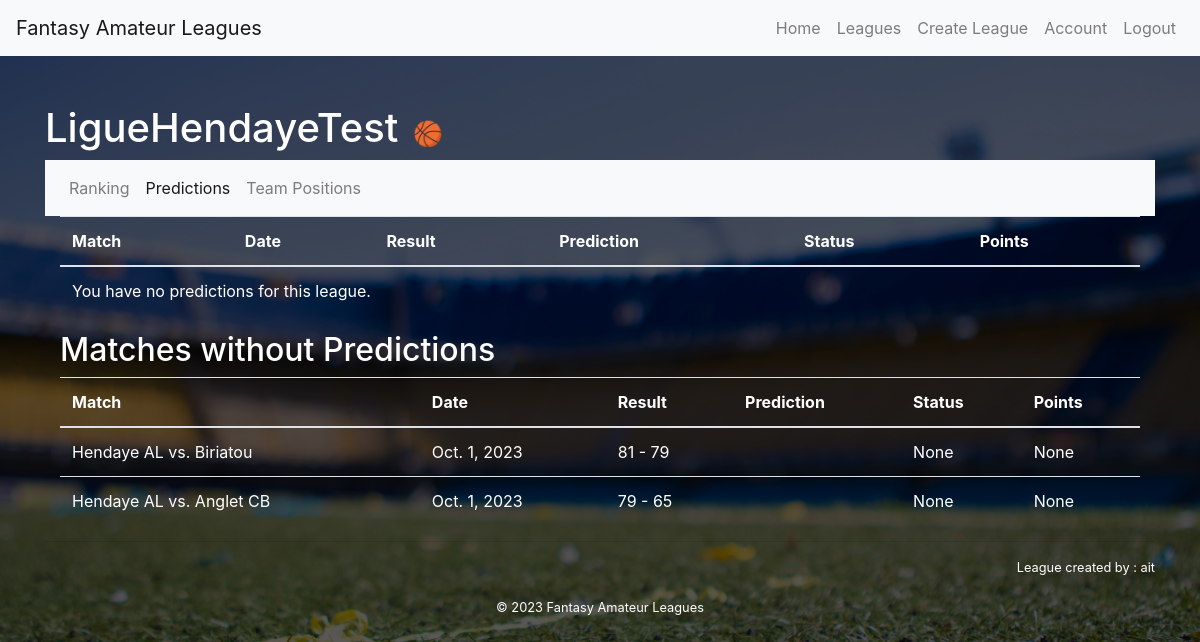
Screenshot of /leagues/1/predictions/ (signed in) with the database file from the repository.
### core/models.py (models this page shows, shortened)
class League(models.Model):
    name = models.CharField(max_length=255)
    sport = models.ForeignKey(Sport, on_delete=models.CASCADE)
    creator = models.ForeignKey(User, on_delete=models.CASCADE, related_name='created_leagues')
    members = models.ManyToManyField(User, through='Membership')
    country = models.CharField(max_length=255, default='France')
    date_created = models.DateTimeField(auto_now_add=True)
    pending_requests = models.ManyToManyField(User, related_name='pending_league_requests')

class Match(models.Model):
    league = models.ForeignKey(League, on_delete=models.CASCADE)
    team1 = models.ForeignKey(Team, related_name='matches_as_team1', on_delete=models.CASCADE)
    team2 = models.ForeignKey(Team, related_name='matches_as_team2', on_delete=models.CASCADE)
    match_date = models.DateField()
    result_team1 = models.PositiveIntegerField(null=True, blank=True)
    result_team2 = models.PositiveIntegerField(null=True, blank=True)

class Team(models.Model):
    name = models.CharField(max_length=255)
    league = models.ForeignKey(League, on_delete=models.CASCADE)
    sport = models.ForeignKey(Sport, on_delete=models.CASCADE)
    members = models.ManyToManyField(User, through='TeamMembership')
    def __str__(self):
        return self.name

### leagues/views.py (the view)
# urls.py: path('<int:league_id>/predictions/', views.league_predictions, name='league_predictions'),
@login_required
def league_predictions(request, league_id):
    league = get_object_or_404(League, id=league_id)
    is_creator = league.creator == request.user
    user_predictions = UserPrediction.objects.filter(user=request.user, match__league=league)
    predictions_data = []
    matches_with_predictions = []
    matches_without_predictions = []
    current_date = datetime.now().date()
    all_matches = Match.objects.filter(league=league).order_by('-match_date')
    for match in all_matches:
        user_prediction = user_predictions.filter(match=match).first()
        total_points = 0
        if user_prediction:
            score = calculate_score(league.sport, user_prediction, match)
            total_points += score
            if score > 10:
                status = 'Win'
            else:
                if match.result_team1 is None and match.result_team2 is None:
                    status = 'Not Played'
                else:
                    status = 'Lose'
            predictions_data.append({
                'match': match,
                'result_team1': match.result_team1,
                'result_team2': match.result_team2,
                'prediction_team1': user_prediction.prediction_team1,
                'prediction_team2': user_prediction.prediction_team2,
                'status': status,
                'points': score,
            })
            matches_with_predictions.append(match)
        else:
            matches_without_predictions.append(match)
    one_day_before_match_dates = {}
    for match in all_matches:
        one_day_before_match_dates[match.id] = match.match_date - timedelta(days=1)
    context = {
        'league': league,
        'predictions_data': predictions_data,
        'matches_with_predictions': matches_with_predictions,
        'matches_without_predictions': matches_without_predictions,
        'user': request.user,
        'is_creator': is_creator,
        'one_day_before_match_dates': one_day_before_match_dates,
        'current_date': current_date,
    }
    return render(request, 'leagues/league_predictions.html', context)

### leagues/templatetags/custom_filters.py (called while the page is built)
@register.filter
def can_edit_match(match_date):
    today = match_date.today()
    one_day_before = today - timedelta(days=1)
    return match_date > one_day_before

### templates/leagues/league_predictions.html (shortened to what this page needs)
{% extends 'base.html' %}
{% load static %}
{% load custom_filters %}
{% block content %}
  <h1>
      {{ league.name }}
      {% if league.sport.id == 2 %}
      <span class="icon">&#127936;</span>
      {% endif %}
  </h1>
  <nav class="navbar navbar-expand-lg navbar-light bg-light">
    <ul class="navbar-nav">
      <li class="nav-item">
        <a class="nav-link" href="{% url 'league' league.id %}">Ranking</a>
      </li>
      <li class="nav-item active">
        <a class="nav-link" href="{% url 'league_predictions' league.id %}">Predictions</a>
      </li>
      <li class="nav-item">
        <a class="nav-link" href="{% url 'league_positions' league.id %}">Team Positions</a>
      </li>
    </ul>
  </nav>
  <div class="container">
    <div>
      <table class="table">
        <thead>
          <tr>
            <th>Match</th>
            <th>Date</th>
            <th>Result</th>
            <th>Prediction</th>
            <th>Status</th>
            <th>Points</th>
          </tr>
        </thead>
        <tbody>
          {% for prediction_data in predictions_data %}
            <tr>
              <td>{{ prediction_data.match.team1 }} vs. {{ prediction_data.match.team2 }}</td>
              <td>{{ prediction_data.match.match_date }}</td>
              <td>
                {{ prediction_data.result_team1 }} - {{ prediction_data.result_team2 }}
                {% if user == league.creator %}
                <a href="{% url 'edit_match_result' league_id=league.id match_id=prediction_data.match.id %}">
                  <i class="fa fa-edit"></i>
                </a>
                {% endif %}
              </td>
              <td>
                {{ prediction_data.prediction_team1 }} - {{ prediction_data.prediction_team2 }}
                {% if prediction_data.match.match_date|can_edit_match %}
                <a href="{% url 'edit_prediction' league_id=league.id match_id=prediction_data.match.id %}">
                  <i class="fa fa-edit"></i>
                </a>
                <a href="{% url 'delete_prediction' league_id=league.id match_id=prediction_data.match.id %}">
                  <i class="fa fa-trash"></i>
                </a>
                {% endif %}
              </td>
              <td>{{ prediction_data.status }}</td>
              <td>{{ prediction_data.points }}</td>
            </tr>
          {% empty %}
            <tr>
              <td colspan="6">You have no predictions for this league.</td>
            </tr>
          {% endfor %}
        </tbody>
      </table>
    </div>
    <div>
      <h2>Matches without Predictions</h2>
      <table class="table">
        <thead>
          <tr>
            <th>Match</th>
            <th>Date</th>
            <th>Result</th>
            <th>Prediction</th>
            <th>Status</th>
            <th>Points</th>
          </tr>
        </thead>
        <tbody>
          {% for match_data in matches_without_predictions %}
            <tr>
              <td>{{ match_data.team1 }} vs. {{ match_data.team2 }}</td>
              <td>{{ match_data.match_date }}</td>
              <td>{{ match_data.result_team1 }} - {{ match_data.result_team2 }}</td>
              <td>
              </td>
              <td>None</td>
              <td>None</td>
            </tr>
          {% empty %}
            <tr>
              <td colspan="3">All matches are predicted.</td>
            </tr>
          {% endfor %}
        </tbody>
      </table>
    </div>
  </div>
  <hr>
  <div>
    <p class="right"><small>League created by : {{ league.creator }}</small></p>
  </div>
{% endblock %}

### static/css/styles.css (style rules this page uses)
body { background-image: url("../images/fb2.jpg"); background-size: cover; background-repeat: no-repeat; background-attachment: fixed; color: white; }
body::before { content: ""; position: fixed; top: 0; left: 0; width: 100%; height: 100%; background-color: rgba(0, 0, 0, 0.65); z-index: -1; }
table, th, td { color: white; }
.right { display: flex; align-items: right; justify-content: right; }
.icon { font-size: 24px; color: #007bff; margin: 0 4px; }

### rows the page displays
League: name "LigueHendayeTest", creator "ait"
Match: team1 "Hendaye AL", team2 "Biriatou", match_date "Oct. 1, 2023", result_team1 "81", result_team2 "79"
Match: team1 "Hendaye AL", team2 "Anglet CB", match_date "Oct. 1, 2023", result_team1 "79", result_team2 "65"
